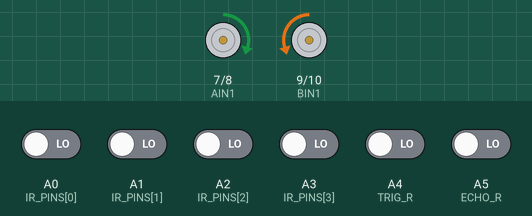
Bench run of a sketch on a simulated Arduino Uno, built with avr-gcc and run on an emulated ATmega328P. On the bench: motor-driver pin pairs drawn as motors (green arrow = first pin HIGH = forward, orange = second pin HIGH = backward, longer = more drive, scaled by the enable pin). The inputs (shaded band) are chosen by the test bench; at power-on: A0 (IR_PINS[0]), A1 (IR_PINS[1]), A2 (IR_PINS[2]), A3 (IR_PINS[3]), A4 (TRIG_R), A5 (ECHO_R) LOW.

Above: at 3.3 s.
3.4 s: A0 (IR_PINS[0]) driven HIGH
At 3.8 s:
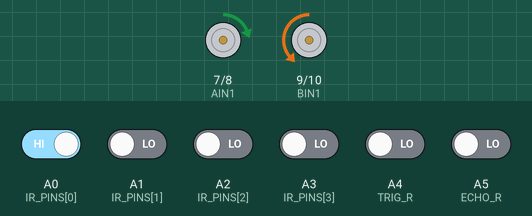
4.9 s: A2 (IR_PINS[2]) driven HIGH
At 6.1 s:
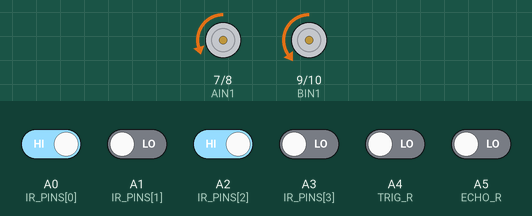
6.4 s: A0 (IR_PINS[0]) driven LOW
At 6.9 s:
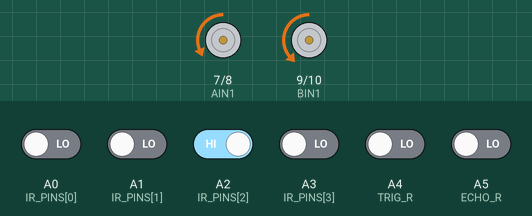
7.9 s: A1 (IR_PINS[1]) driven HIGH
At 8.4 s:
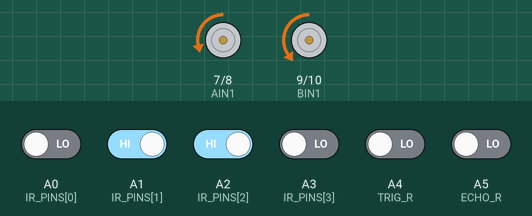
9.4 s: A1 (IR_PINS[1]) driven LOW
At 10.3 s:
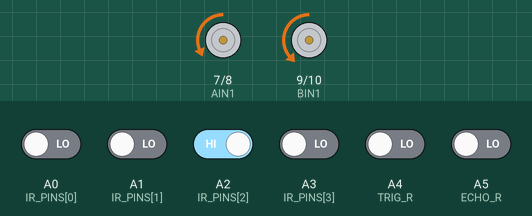
10.9 s: A2 (IR_PINS[2]) driven LOW
At 12.4 s:
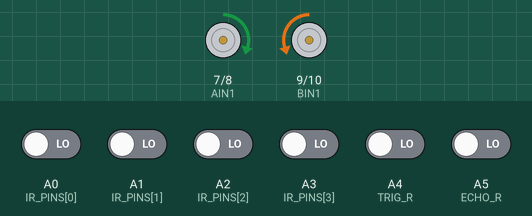
Timing chart, 0 to 13.4 s (numbered marks = the images above; inputs shaded):
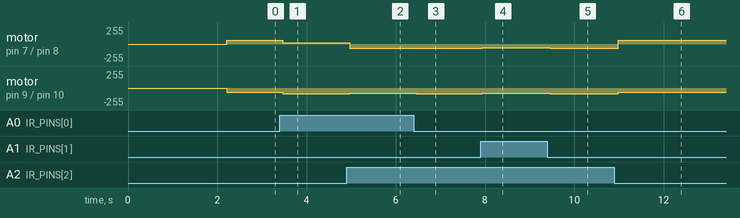

The sketch:

xunji.ino
```cpp
/*
 * 智能小车 - 6路红外循迹无线蓝牙监视程序（防摆头平滑优化版）
 * 特点：开机即循迹，所有 Debug 日志通过蓝牙实时打包发送至手机
 * 优化：大幅度缓解“画龙摆头”现象，修复差速转弯时的跑偏补偿干扰
 * 物理接线：
 * 1. 红外排线 -> A0 ~ A5
 * 2. 蓝牙模块 TX -> Arduino D11 (主板接收)
 * 3. 🚀 蓝牙模块 RX -> Arduino D2  (主板发送，必须接！)
 * 4. 电机驱动板 -> D5 ~ D10
 */

#include <SoftwareSerial.h>

// 初始化软串口：Arduino的 D11接蓝牙TX，D2接蓝牙RX
SoftwareSerial bluetooth(11, 2);

// 电机引脚定义
#define PWMA 5
#define PWMB 6
#define AIN1 7
#define AIN2 8
#define BIN1 9
#define BIN2 10

// 6路红外引脚数组 (A0 到 A5)
const int IR_PINS[6] = {A0, A1, A2, A3, A4, A5};

// 核心控制变量
int offset = -10;                  // 你的黄金跑偏修正值 (用于抵消电机物理差异)
uint8_t lastSensorState = 0b001100; // 历史轨迹大脑记忆

void setup() {
  // 启动蓝牙串口（波特率9600）
  bluetooth.begin(9600);

  // 初始化电机引脚
  pinMode(PWMA, OUTPUT); pinMode(PWMB, OUTPUT);
  pinMode(AIN1, OUTPUT); pinMode(AIN2, OUTPUT);
  pinMode(BIN1, OUTPUT); pinMode(BIN2, OUTPUT);

  // 初始化6路红外引脚
  for (int i = 0; i < 6; i++) {
    pinMode(IR_PINS[i], INPUT);
  }

  stopMotors();

  // 间歇等待 2 秒，方便你把车放到跑道上
  delay(2000);
  bluetooth.println("========= 📡 无线遥测系统已连通 =========");
  bluetooth.println("🏎️ 低速平滑循迹已启动，正在发射实时数据流...");
}

void loop() {
  // 全速运行循迹算法
  runLineTracking();
}

// ==========================================
// 核心算法：带记忆的低速循迹状态机 (防摆头优化版)
// ==========================================
void runLineTracking() {
  uint8_t sensorState = 0;

  // 读取红外状态
  for (int i = 0; i < 6; i++) {
    if (digitalRead(IR_PINS[i]) == 1) {
      sensorState |= (1 << (5 - i));
    }
  }

  // 刷新有效记忆
  if (sensorState != 0b000000) {
    lastSensorState = sensorState;
  }

  // 📡 【无线遥测】将当前传感器状态发送至手机
  bluetooth.print("状态: 0b");
  for (int i = 5; i >= 0; i--) {
    bluetooth.print((sensorState >> i) & 0x01);
  }
  bluetooth.print(" -> ");

  // 低速差速状态机匹配 (降低车速，减小差速比例)
  switch (sensorState) {

    // --- 1. 完美居中 ---
    case 0b001100: case 0b000100: case 0b001000:
      bluetooth.println("稳步直行");
      driveMotor(75, 75); // 基础速度降到 75，避免冲刺太快
      break;

    // --- 2. 车身偏右，向左微调 ---
    case 0b011000: case 0b010000:
      bluetooth.println("左微调");
      driveMotor(55, 80); // 柔和差速，防甩尾过度
      break;

    // --- 3. 车身偏左，向右微调 ---
    case 0b000110: case 0b000010:
      bluetooth.println("右微调");
      driveMotor(80, 55);
      break;

    // --- 4. 严重偏右/直角弯 (安全慢速原地扭头) ---
    case 0b110000: case 0b100000: case 0b111000:
      bluetooth.println("🚨 左急转弯");
      driveMotor(-20, 85); // 降低暴力倒转，保留少许原地转向能力
      break;

    // --- 5. 严重偏左/直角弯 (安全慢速原地扭头) ---
    case 0b000011: case 0b000001: case 0b000111:
      bluetooth.println("🚨 右急转弯");
      driveMotor(85, -20);
      break;

    // --- 6. 十字路口 ---
    case 0b111111:
      bluetooth.println("十字交叉：平稳通过");
      driveMotor(75, 75);
      break;

    // --- 7. 全白脱轨：触发大脑记忆机制 ---
    case 0b000000:
      bluetooth.print("⚠️ 全白脱轨！依据记忆：");
      if (lastSensorState & 0b111000) {
        bluetooth.println("向左旋转找线");
        driveMotor(-60, 60);
      }
      else if (lastSensorState & 0b000111) {
        bluetooth.println("向右旋转找线");
        driveMotor(60, -60);
      }
      else {
        bluetooth.println("方向不明：安全后退");
        driveMotor(-60, -60);
      }
      break;

    default:
      bluetooth.println("散杂状态：惯性滑行");
      driveMotor(70, 70);
      break;
  }
}

// ==========================================
// 统一底层驱动 (带-10差速补丁与反转修正)
// ==========================================
void driveMotor(int powerL, int powerR) {
  int dirL = (powerL >= 0) ? 1 : 0;
  int dirR = (powerR >= 0) ? 1 : 0;

  int speedL = abs(powerL);
  int speedR = abs(powerR);

  // 【核心修复】直线补偿逻辑修复
  // 确保只有在“真正打算跑绝对直线”的时候（速度差<=10），才介入 offset 跑偏补丁
  // 防止在微调转弯时错误叠加补丁导致转弯变形
  if (dirL == 1 && dirR == 1 && abs(powerL - powerR) <= 10) {
    speedL = constrain(speedL + offset, 0, 255);
    speedR = constrain(speedR - offset, 0, 255);
  } else {
    speedL = constrain(speedL, 0, 255);
    speedR = constrain(speedR, 0, 255);
  }

  // 硬件电平逻辑反转修正
  digitalWrite(AIN1, dirL ? LOW : HIGH);
  digitalWrite(AIN2, dirL ? HIGH : LOW);
  digitalWrite(BIN1, dirR ? LOW : HIGH);
  digitalWrite(BIN2, dirR ? HIGH : LOW);

  // 物理输出
  analogWrite(PWMA, speedL);
  analogWrite(PWMB, speedR);
}

void stopMotors() {
  analogWrite(PWMA, 0); analogWrite(PWMB, 0);
  digitalWrite(AIN1, LOW); digitalWrite(AIN2, LOW);
  digitalWrite(BIN1, LOW); digitalWrite(BIN2, LOW);
}
```

chaoshengfinal.cpp
```cpp
#include <Arduino.h>

// ==================== 引脚定义 ====================
// 底盘驱动 (左轮)
#define PWMA 5
#define AIN1 7
#define AIN2 8

// 底盘驱动 (右轮)
#define PWMB 6
#define BIN1 9
#define BIN2 10

// 超声波传感器
#define TRIG_L 2
#define ECHO_L 3
#define TRIG_C 4
#define ECHO_C 12          // 接 PCINT4 (PB4)，由引脚变化中断接管测距
#define TRIG_R A4
#define ECHO_R A5

#define LEFT  0
#define RIGHT 1

// ==================== 贴墙 PD 参数 ====================
const int   BASE_SPEED      = 60;
const int   TURN_SPEED      = 60;
const int   MOTOR_OFFSET_L  = 5;
const int   MOTOR_OFFSET_R  = -5;

const float TARGET_DIST     = 9.0;   // 贴墙目标距离 (cm)
const float WALL_LOST       = 15.0;  // 墙壁消失判定阈值
const float Kp_s            = 4.5;   // 贴墙 PD 比例系数
const float Kd_s            = 10.0;  // 贴墙 PD 微分系数

// ==================== 前方避障参数 ====================
const float FRONT_DANGER    = 9.0;  // 前方遇障触发距离 (cm)
const int   BACKUP_t       = 300;   // 倒退时长
const int   TURN_45_t      = 300;   // 原地转 45° 时长

// ==================== 全局状态 ====================
float        last_error_s = 0;        // 贴墙 PD 上次误差

// ---- 前方超声波中断相关 ----
volatile unsigned long echo_rise_us = 0;    // Echo 上升沿时刻
volatile float         center_dist  = 999;  // 前方距离 (ISR 更新)
volatile bool          front_danger = false;

const float STOP_DISTANCE  = 30.0;  // 三路超声波均超此距离，认为脱离迷宫
const int   STOP_DURATION  = 1000;  // 持续超距超过此时间 (ms)，CPU 空闲停转

// ==================== 函数声明 ====================
void   state_follow_right(float dR);
void   state_follow_left(float dL);
void   evade_front(float distL, float distR);
void   set_motors(int spdL, int spdR);
void   reverse_motors(int spd);
void   spin_left();
void   spin_right();
void   stop_motors();
float  get_distance(int trig, int echo);

// ==================== 初始化 ====================
void setup() {
  Serial.begin(9600);

  pinMode(PWMA, OUTPUT); pinMode(AIN1, OUTPUT); pinMode(AIN2, OUTPUT);
  pinMode(PWMB, OUTPUT); pinMode(BIN1, OUTPUT); pinMode(BIN2, OUTPUT);

  pinMode(TRIG_L, OUTPUT); pinMode(ECHO_L, INPUT);
  pinMode(TRIG_C, OUTPUT); pinMode(ECHO_C, INPUT);
  pinMode(TRIG_R, OUTPUT); pinMode(ECHO_R, INPUT);

  // ---- 配置 D12 引脚变化中断 (PCINT4, PCI0 组) ----
  PCICR  |= (1 << PCIE0);   // 使能 PCI0 组 (D8～D13)
  PCMSK0 |= (1 << PCINT4);  // 只响应 D12 (PB4) 的电平变化

  delay(2000);
}

// ==================== D12 引脚变化中断 (前方超声波 Echo) ====================
ISR(PCINT0_vect) {
  static uint8_t prev = 0;
  uint8_t cur   = PINB;
  uint8_t diff  = cur ^ prev;
  prev = cur;

  if (!(diff & (1 << PB4))) return;       // 不是 D12 的变化，放行电机引脚

  if (cur & (1 << PB4)) {                 // 上升沿 → 开始计时
    echo_rise_us = micros();
  } else {                                // 下降沿 → 计算距离
    if (echo_rise_us == 0) return;
    unsigned long dur = micros() - echo_rise_us;
    echo_rise_us = 0;
    if (dur == 0 || dur > 30000) return;  // 异常值丢弃

    float dist = dur * 0.017;
    center_dist = dist;
    if (dist > 0 && dist < FRONT_DANGER) {
      front_danger = true;
    }
  }
}

// ==================== 主循环 ====================
void loop() {
  // 1. 读取左右超声波 (轮询)
  float distL = get_distance(TRIG_L, ECHO_L);
  float distR = get_distance(TRIG_R, ECHO_R);
  if (distL <= 0 || distL > 40) distL = 40;
  if (distR <= 0 || distR > 40) distR = 40;

  // 2. 脱离迷宫检测：三路全超 STOP_DISTANCE 并持续 STOP_DURATION → 空闲停转
  float distC;
  noInterrupts();
  distC = center_dist;
  interrupts();

  static unsigned long lost_since = 0;

  if (distL > STOP_DISTANCE && distC > STOP_DISTANCE && distR > STOP_DISTANCE) {
    if (lost_since == 0) lost_since = millis();
    if (millis() - lost_since >= STOP_DURATION) {
      stop_motors();
      while (true) { delay(1000); }
    }
  } else {
    lost_since = 0;
  }

  // 3. 定期触发前方超声波 (中断会异步设置 front_danger)
  static unsigned long last_trig_ms = 0;
  if (millis() - last_trig_ms >= 50) {
    digitalWrite(TRIG_C, LOW);
    delayMicroseconds(2);
    digitalWrite(TRIG_C, HIGH);
    delayMicroseconds(10);
    digitalWrite(TRIG_C, LOW);
    last_trig_ms = millis();
  }

  // 3. 前方遇障 → 倒车 + 转向避障
  if (front_danger) {
    evade_front(distL, distR);
    front_danger = false;
    last_error_s = 0;
  }
  // 4. 贴墙巡线: 两侧都在 → 跟右墙; 单侧在 → 跟该侧; 都无 → 直行
  else if (distL <= WALL_LOST && distR <= WALL_LOST) {
    state_follow_right(distR);
  } else if (distL <= WALL_LOST) {
    state_follow_left(distL);
  } else if (distR <= WALL_LOST) {
    state_follow_right(distR);
  } else {
    set_motors(BASE_SPEED + MOTOR_OFFSET_L, BASE_SPEED + MOTOR_OFFSET_R);
  }

  delay(20);
}

// ==================== 贴墙 PD 算法 ====================

// 右侧贴墙 (右侧超声波反馈，误差 = 目标距离 - 右侧距离)
void state_follow_right(float dR) {
  float error  = TARGET_DIST - dR;
  float adjust = Kp_s * error + Kd_s * (error - last_error_s);
  last_error_s = error;
  set_motors(BASE_SPEED + MOTOR_OFFSET_L + adjust,
             BASE_SPEED + MOTOR_OFFSET_R - adjust);
}

// 左侧贴墙 (左侧超声波反馈，误差 = 左侧距离 - 目标距离)
void state_follow_left(float dL) {
  float error  = dL - TARGET_DIST;
  float adjust = Kp_s * error + Kd_s * (error - last_error_s);
  last_error_s = error;
  set_motors(BASE_SPEED + MOTOR_OFFSET_L + adjust,
             BASE_SPEED + MOTOR_OFFSET_R - adjust);
}

// ==================== 前方避障动作 ====================
void evade_front(float distL, float distR) {
  // 1. 刹停
  stop_motors();
  delay(100);

  // 2. 倒退一段
  reverse_motors(BASE_SPEED);
  delay(BACKUP_t);
  stop_motors();
  delay(100);

  // 3. 向开阔侧转 45°
  if (distL > distR) {
    spin_left();
  } else {
    spin_right();
  }
  delay(TURN_45_t);
  stop_motors();
  delay(50);
}

// ==================== 电机底层驱动 ====================

void set_motors(int spdL, int spdR) {
  analogWrite(PWMA, constrain(spdL, 0, 255));
  digitalWrite(AIN1, LOW);  digitalWrite(AIN2, HIGH);  // 左轮正转
  analogWrite(PWMB, constrain(spdR, 0, 255));
  digitalWrite(BIN1, LOW);  digitalWrite(BIN2, HIGH);  // 右轮正转
}

void reverse_motors(int spd) {
  analogWrite(PWMA, constrain(spd, 0, 255));
  digitalWrite(AIN1, HIGH); digitalWrite(AIN2, LOW);   // 左轮反转
  analogWrite(PWMB, constrain(spd, 0, 255));
  digitalWrite(BIN1, HIGH); digitalWrite(BIN2, LOW);   // 右轮反转
}

void spin_left() {
  analogWrite(PWMA, TURN_SPEED);
  digitalWrite(AIN1, LOW);  digitalWrite(AIN2, HIGH);  // 左轮正转
  analogWrite(PWMB, TURN_SPEED);
  digitalWrite(BIN1, HIGH); digitalWrite(BIN2, LOW);   // 右轮反转
}

void spin_right() {
  analogWrite(PWMA, TURN_SPEED);
  digitalWrite(AIN1, HIGH); digitalWrite(AIN2, LOW);   // 左轮反转
  analogWrite(PWMB, TURN_SPEED);
  digitalWrite(BIN1, LOW);  digitalWrite(BIN2, HIGH);  // 右轮正转
}

void stop_motors() {
  analogWrite(PWMA, 0);
  digitalWrite(AIN1, LOW); digitalWrite(AIN2, LOW);
  analogWrite(PWMB, 0);
  digitalWrite(BIN1, LOW); digitalWrite(BIN2, LOW);
}

// ==================== 超声波测距 (轮询，仅左右) ====================
float get_distance(int trig, int echo) {
  digitalWrite(trig, LOW);
  delayMicroseconds(2);
  digitalWrite(trig, HIGH);
  delayMicroseconds(10);
  digitalWrite(trig, LOW);

  float dur = pulseIn(echo, HIGH, 4000);
  return (dur == 0) ? 999 : dur * 0.017;
}
```

Measured:
- after the input at 3.4 s, motor on pin 7 (AIN1) / pin 8 (AIN2): forward 60/255 → forward 20/255 after 0.07 s; motor on pin 9 (BIN1) / pin 10 (BIN2): backward 60/255 → backward 85/255 after 0.07 s
- after the input at 4.9 s, motor on pin 7 (AIN1) / pin 8 (AIN2): forward 20/255 → backward 60/255 after 0.07 s; motor on pin 9 (BIN1) / pin 10 (BIN2): backward 85/255 → backward 80/255 after 0.07 s
- after the input at 6.4 s, motor on pin 7 (AIN1) / pin 8 (AIN2): backward 60/255 → backward 65/255 after 0.06 s; motor on pin 9 (BIN1) / pin 10 (BIN2): backward 80/255 → backward 85/255 after 0.06 s
- after the input at 7.9 s, motor on pin 7 (AIN1) / pin 8 (AIN2): backward 65/255 → backward 55/255 at once; motor on pin 9 (BIN1) / pin 10 (BIN2): backward 85/255 → backward 80/255 at once
- after the input at 9.4 s, motor on pin 7 (AIN1) / pin 8 (AIN2): backward 55/255 → backward 65/255 after 0.06 s; motor on pin 9 (BIN1) / pin 10 (BIN2): backward 80/255 → backward 85/255 after 0.06 s
- after the input at 10.9 s, motor on pin 7 (AIN1) / pin 8 (AIN2): backward 65/255 → forward 60/255 after 0.09 s; motor on pin 9 (BIN1) / pin 10 (BIN2): backward 85/255 → backward 60/255 after 0.09 s
